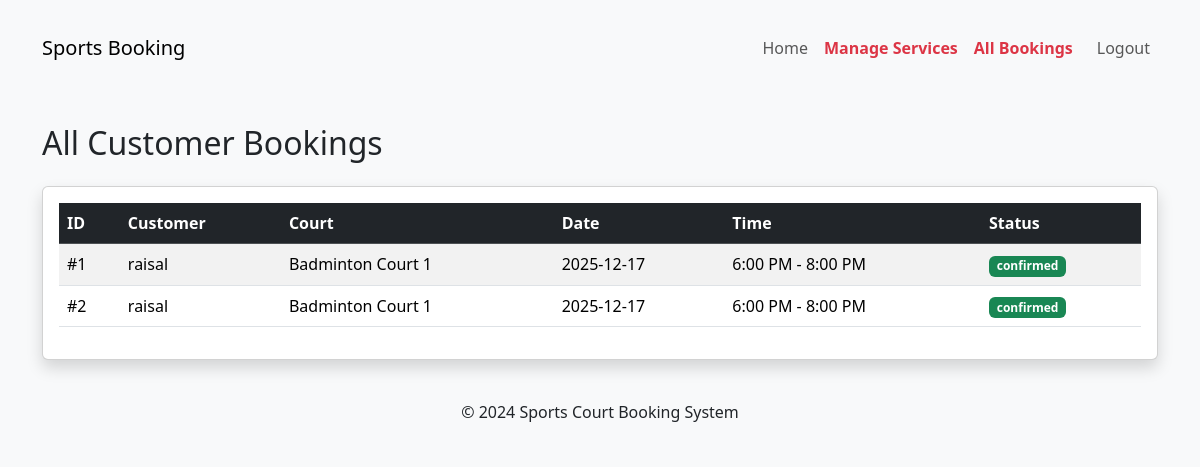
/bookings.php (signed in), run on an earlier commit of the app's database.
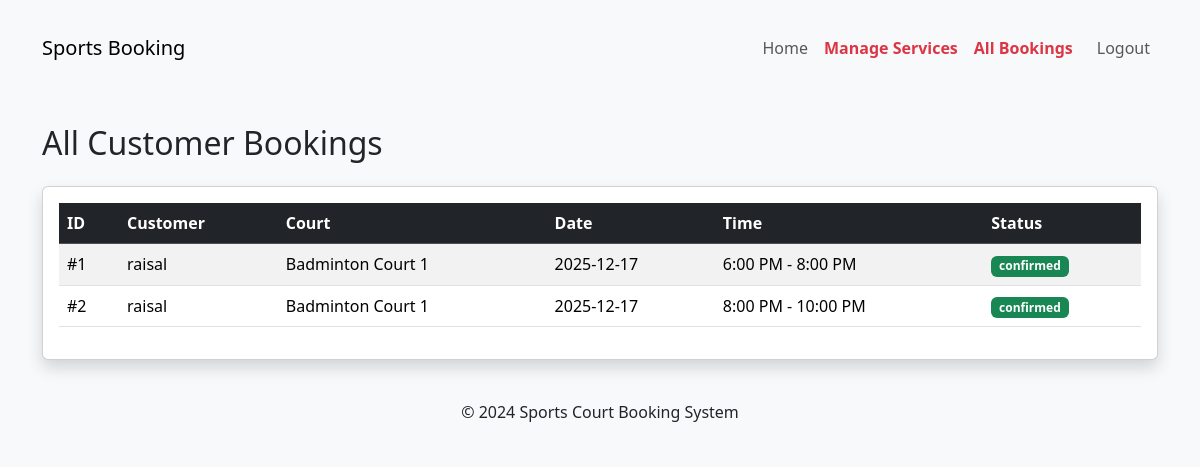
And on a later commit of the database.
### tables this page shows
CREATE TABLE IF NOT EXISTS `bookings` (
  `id` int NOT NULL AUTO_INCREMENT,
  `user_id` int NOT NULL,
  `service_id` int NOT NULL,
  `booking_date` date NOT NULL,
  `start_time` time NOT NULL,
  `end_time` time NOT NULL,
  `customer_name` varchar(100) NOT NULL,
  `customer_phone` varchar(20) NOT NULL,
  `status` enum('confirmed','cancelled','completed') DEFAULT 'confirmed',
  `created_at` timestamp NULL DEFAULT CURRENT_TIMESTAMP,
  PRIMARY KEY (`id`),
  UNIQUE KEY `uniq_bookings_slot` (`service_id`,`booking_date`,`start_time`,`end_time`),
  KEY `user_id` (`user_id`),
 KEY `service_id` (`service_id`),
  CONSTRAINT `bookings_valid_time` CHECK ((`start_time` < `end_time`))
);

CREATE TABLE IF NOT EXISTS `users` (
  `id` int NOT NULL AUTO_INCREMENT,
  `username` varchar(50) NOT NULL,
  `email` varchar(100) NOT NULL,
  `password` varchar(255) NOT NULL,
  `role` enum('admin','customer') DEFAULT 'customer',
  `created_at` timestamp NULL DEFAULT CURRENT_TIMESTAMP,
  PRIMARY KEY (`id`),
  UNIQUE KEY `email` (`email`)
);

CREATE TABLE IF NOT EXISTS `services` (
  `id` int NOT NULL AUTO_INCREMENT,
  `name` varchar(100) NOT NULL,
  `type` varchar(50) NOT NULL,
  `price_per_hour` decimal(10,2) NOT NULL,
  `status` enum('available','maintenance') DEFAULT 'available',
  PRIMARY KEY (`id`)
);

### bookings.php (the view, shortened to what this page needs)
<?php
$role = isset($_SESSION['role']) ? $_SESSION['role'] : 'customer';
if ($role === 'admin') {
    $sql = "SELECT bookings.*, users.username, services.name as court_name
            FROM bookings
            JOIN users ON bookings.user_id = users.id
            JOIN services ON bookings.service_id = services.id
            ORDER BY bookings.booking_date DESC";
    $stmt = $conn->prepare($sql);
}
if ($stmt->execute()) {
    $result = $stmt->get_result();
} else {
    die("Error executing query: " . $stmt->error);
}
?>
<!DOCTYPE html>
<html lang="en">
<head>
    <link href="https://cdn.jsdelivr.net/npm/bootstrap@5.3.0/dist/css/bootstrap.min.css" rel="stylesheet">
</head>
<body class="bg-light">
<?php include 'template.php'; ?>
<div class="container mt-5">
    <h2 class="mb-4">
        <?php echo ($role === 'admin') ? "All Customer Bookings" : "My Booking History"; ?>
    </h2>
    <div class="card shadow">
        <div class="card-body">
            <table class="table table-striped table-hover">
                <thead class="table-dark">
                    <tr>
                        <th>ID</th>
                        <?php if ($role === 'admin'): ?>
                            <th>Customer</th>
                        <?php endif; ?>
                        <th>Court</th>
                        <th>Date</th>
                        <th>Time</th>
                        <th>Status</th>
                    </tr>
                </thead>
                <tbody>
                    <?php if ($result->num_rows > 0): ?>
                        <?php while($row = $result->fetch_assoc()): ?>
                            <tr>
                                <td>#<?php echo $row['id']; ?></td>
                                <?php if ($role === 'admin'): ?>
                                    <td><?php echo htmlspecialchars($row['username']); ?></td>
                                <?php endif; ?>
                                <td><?php echo htmlspecialchars($row['court_name']); ?></td>
                                <td><?php echo htmlspecialchars($row['booking_date']); ?></td>
                                <td>
                                    <?php
                                        echo date("g:i A", strtotime($row['start_time'])) . " - " .
                                             date("g:i A", strtotime($row['end_time']));
                                    ?>
                                </td>
                                <td>
                                    <span class="badge bg-success">
                                        <?php echo htmlspecialchars($row['status']); ?>
                                    </span>
                                </td>
                            </tr>
                        <?php endwhile; ?>
                    <?php else: ?>
                        <tr>
                            <td colspan="6" class="text-center">No bookings found.</td>
                        </tr>
                    <?php endif; ?>
                </tbody>
            </table>
        </div>
    </div>
</div>
<footer class="bg-light text-center py-3 mt-4">
    <p class="mb-0">&copy; 2024 Sports Court Booking System</p>
</footer>
</body>
</html>
</body>
</html>

### template.php (shortened to what this page needs)
<!DOCTYPE html>
<html lang="en">
<head>
    <link href="https://cdn.jsdelivr.net/npm/bootstrap@5.3.3/dist/css/bootstrap.min.css" rel="stylesheet">
    <link rel="stylesheet" href="css/style.css">
</head>
<body>
<header>
    <nav class="navbar navbar-expand-lg navbar-light bg-light mb-4">
        <div class="container">
            <a class="navbar-brand" href="index.php">Sports Booking</a>
            <div class="collapse navbar-collapse" id="navbarNav">
                <ul class="navbar-nav ms-auto">
                    <li class="nav-item">
                        <a class="nav-link" href="index.php">Home</a>
                    </li>
                    <?php if (isset($_SESSION['role']) && $_SESSION['role'] === 'admin'): ?>
                        <li class="nav-item"><a class="nav-link text-danger fw-bold" href="services.php">Manage Services</a></li>
                        <li class="nav-item"><a class="nav-link text-danger fw-bold" href="bookings.php">All Bookings</a></li>
                    <?php else: ?>
                        <li class="nav-item"><a class="nav-link" href="services.php">Our Courts</a></li>
                        <li class="nav-item"><a class="nav-link" href="bookings.php">My Bookings</a></li>
                    <?php endif; ?>
                    <?php if (isset($_SESSION['user_id'])): ?>
                        <li class="nav-item">
                            <a class="nav-link btn btn-outline-danger ms-2" href="logout.php">Logout</a>
                        </li>
                    <?php else: ?>
                        <li class="nav-item"><a class="nav-link" href="register.php">Register</a></li>
                        <li class="nav-item"><a class="nav-link" href="login.php">Login</a></li>
                    <?php endif; ?>
                </ul>
            </div>
        </div>
    </nav>
</header>

### template.php (style rules this page uses)
body { padding-top: 20px; }

What changed in the data, as far as the page shows it:
changed bookings id 2: start_time "6:00 PM" → "8:00 PM"; end_time "8:00 PM" → "10:00 PM"
